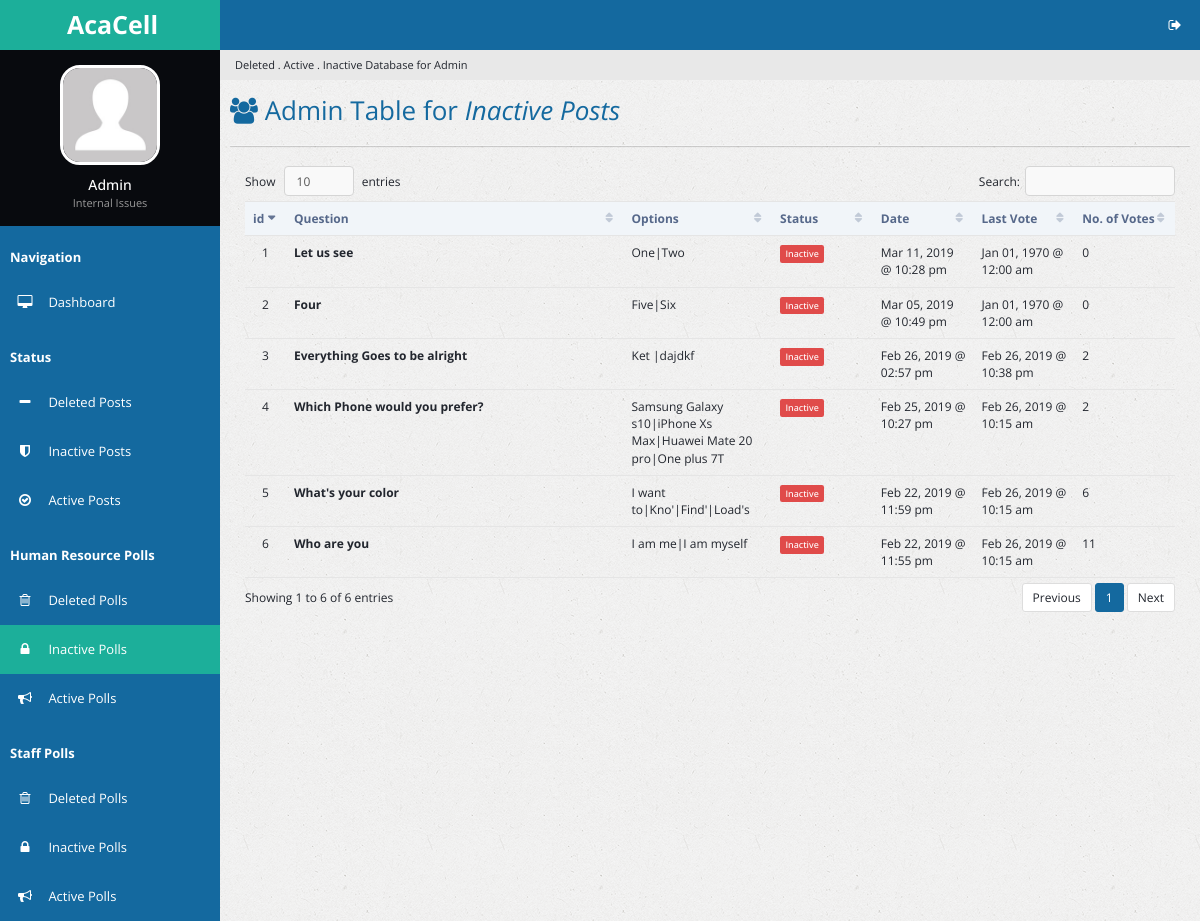
Page /inactpolls.php (signed in) on the earlier database version.
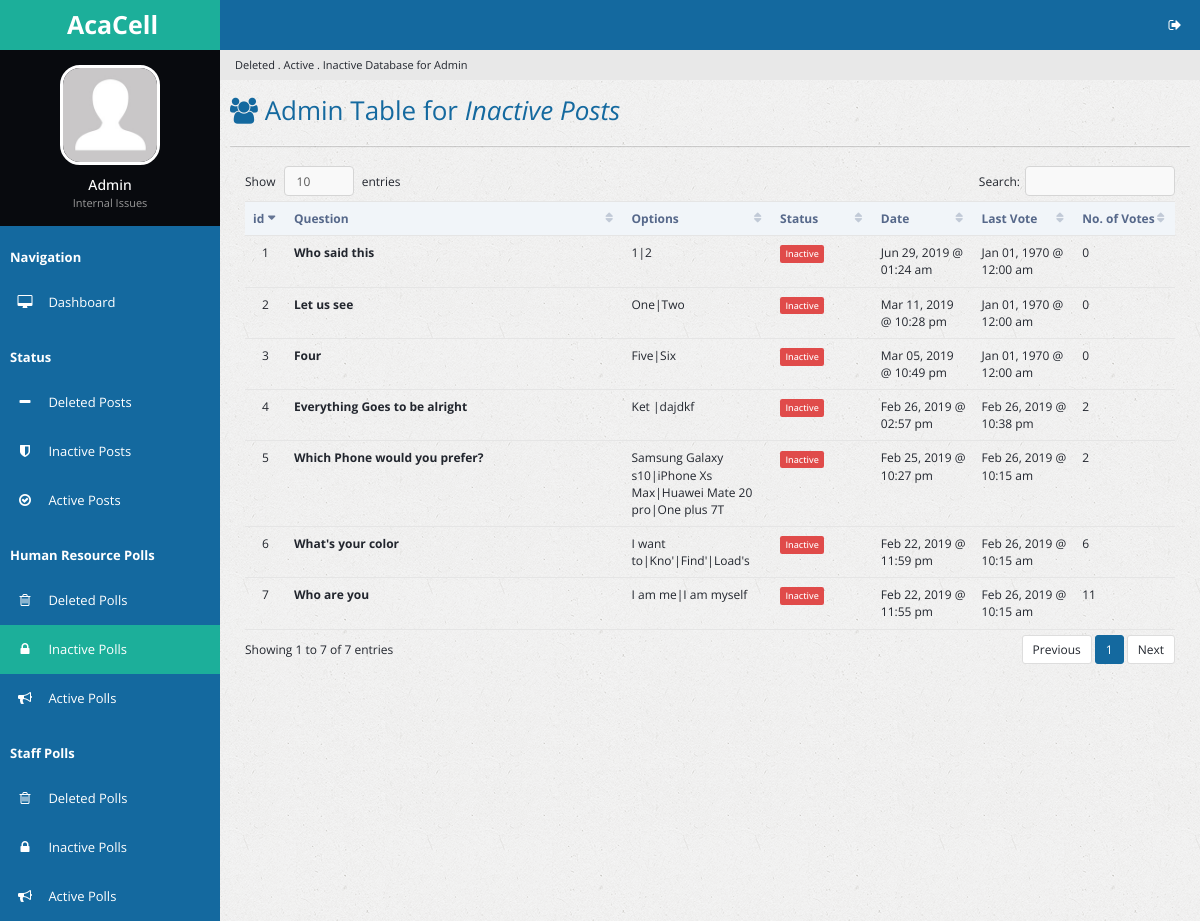
Same page on the later database version.
### tables this page shows
CREATE TABLE `poll` (
  `p_id` int(32) NOT NULL,
  `p_question` text NOT NULL,
  `date_created` double NOT NULL,
  `p_options` varchar(250) NOT NULL,
  `p_votes` varchar(250) NOT NULL DEFAULT '0',
  `p_number_options` tinyint(3) NOT NULL,
  `date_stop_display` double DEFAULT NULL,
  `p_voters` int(11) DEFAULT '0',
  `p_last_vote_date` double DEFAULT '0',
  `u_id` int(11) NOT NULL DEFAULT '0',
  `u_fname` varchar(64) NOT NULL DEFAULT 'HR',
  `table_type` varchar(16) NOT NULL DEFAULT 'poll'
);

### inactpolls.php (the view, shortened to what this page needs)
<?php
include 'handlers/dbcon.php';
$curr_time = time();
if (isset($_SESSION['loggedin']) && isset($_SESSION['adminpanel'])) {
?>
<!DOCTYPE html>
<html lang="en">
<head>
        <link rel="stylesheet" type="text/css" id="theme" href="css/theme-default.css"/>
    </head>
    <body>
        <div class="page-container">
            <div class="page-sidebar">
                <ul class="x-navigation">
                    <li class="xn-logo">
                        <a href="table-export.php"><b>AcaCell</b></a>
                    </li>
                    <li class="xn-profile">
                        <div class="profile">
                            <div class="profile-image">
                                <img src="assets/images/users/avatar.jpg" alt="John Doe"/>
                            </div>
                            <div class="profile-data">
                                <div class="profile-data-name">Admin</div>
                                <div class="profile-data-title">Internal Issues</div>
                            </div>
                        </div>
                    </li>
                   <li class="xn-title"><b>Navigation</b></li>
                    <li>
                        <a href="admin.php"><span class="fa fa-desktop" style="color: white;"></span> <span class="xn-text" style="color: white;">Dashboard</span></a>
                    </li>
                    <li class="xn-title"><b>Status</b></li>
                    <li>
                        <a href="delposts.php"><span class="fa fa-minus" style="color: white;"></span> <span class="xn-text" style="color: white;">Deleted Posts</span></a>
                    </li>
                    <li>
                        <a href="inactposts.php"><span class="fa fa-shield" style="color: white;"></span> <span class="xn-text" style="color: white;">Inactive Posts</span></a>
                    </li>
                    <li>
                        <a href="actposts.php"><span class="fa fa-check-circle-o" style="color: white;"></span> <span class="xn-text" style="color: white;">Active Posts</span></a>
                    </li>
                    <li class="xn-title"><b>Human Resource Polls</b></li>
                    <li>
                       <a href="delpolls.php"><span class="fa fa-trash-o" style="color: white;"></span> <span class="xn-text" style="color: white;">Deleted Polls</span></a>
                   </li>
                    <li  class="active">
                       <a href="inactpolls.php"><span class="fa fa-lock" style="color: white;"></span> <span class="xn-text" style="color: white;">Inactive Polls</span></a>
                   </li>
                   <li>
                       <a href="actpolls.php"><span class="fa fa-bullhorn" style="color: white;"></span> <span class="xn-text" style="color: white;">Active Polls</span></a>
                   </li>
                   <li class="xn-title"><b>Staff Polls</b></li>
                     <li>
                        <a href="staffdelpolls.php"><span class="fa fa-trash-o" style="color: white;"></span> <span class="xn-text" style="color: white;">Deleted Polls</span></a>
                    </li>
                     <li>
                        <a href="staffinactpolls.php"><span class="fa fa-lock" style="color: white;"></span> <span class="xn-text" style="color: white;">Inactive Polls</span></a>
                    </li>
                    <li>
                        <a href="staffactpolls.php"><span class="fa fa-bullhorn" style="color: white;"></span> <span class="xn-text" style="color: white;">Active Polls</span></a>
                    </li>
                  </ul>
            </div>
            <div class="page-content">
                <ul class="x-navigation x-navigation-horizontal x-navigation-panel">
                    <li class="xn-icon-button pull-right">
                        <a href="#" class="mb-control" data-box="#mb-signout"><span class="fa fa-sign-out"></span></a>
                    </li>
                </ul>
                    <ul class="breadcrumb">
                    <li class="active">Deleted . Active . Inactive Database for Admin</li>
                </ul>
                <div class="page-title">
                    <h2><span class="fa fa-users"></span> Admin Table for <i>Inactive Posts</b></i></h2>
                </div>
                <div class="page-content-wrap">
                    <div class="row">
                        <div class="col-md-12">
                            <div class="panel panel-default">
                                </div>
                                <div class="panel-body">
                                    <table id="customers2" class="table datatable">
                                        <thead>
                                          <tr>
                                            <th width="50">id</th>
                                            <th width="300">Question</th>
                                            <th width="100">Options</th>
                                            <th width="100">Status</th>
                                            <th width="100">Date</th>
                                            <th width="100">Last Vote</th>
                                            <th width="100">No. of Votes</th>
                                          </tr>
                                        </thead>
                                        <tbody>
                                          <?php
                                            $sql_delpolldisplay = "SELECT * FROM poll WHERE date_stop_display < $curr_time AND u_id = 0 ORDER BY date_created DESC";
                                            $success_delpolldisplay = mysqli_query($link, $sql_delpolldisplay);
                                            if ($success_delpolldisplay->num_rows > 0) {
                                              $i = 1;
                                              while($rows = $success_delpolldisplay->fetch_assoc()){
                                          ?>
                                                <tr id="trow<?php echo $rows['p_id']; ?>">
                                                  <td class="text-center"> <?php echo $i; ?> </td>
                                                  <td><strong><?php echo $rows['p_question']; ?></strong></td>
                                                  <td><?php echo $rows['p_options']; ?></td>
                                                  <td><?php echo "<span class='label label-danger'>Inactive</span>";?></td>
                                                  <td><?php echo date("M d, Y @ h:i a", $rows['date_created']); ?></td>
                                                  <td><?php echo date("M d, Y @ h:i a", $rows['p_last_vote_date']); ?></td>
                                                  <td><?php echo $rows['p_voters']; ?></td>
                                                </tr>
                                          <?php
                                            $i++;
                                                }
                                              }
                                          ?>
                                            </tbody>
                                    </table>
                                </div>
                            </div>
                        </div>
                    </div>
                </div>
            </div>
    </body>
</html>
<?php
}else {
  header('location:admin.php');
}
 ?>

Differences in the rows shown:
added poll: p_question "Who said this", p_options "1|2", date_created "Jun 29, 2019 @ 01:24 am", p_last_vote_date "Jan 01, 1970 @ 12:00 am", p_voters "0"
Other differences:
text written by a page script: "Show entries Search: Showing 1 to 6 of 6 entries Previous 1 Next" → "Show entries Search: Showing 1 to 7 of 7 entries Previous 1 Next"
